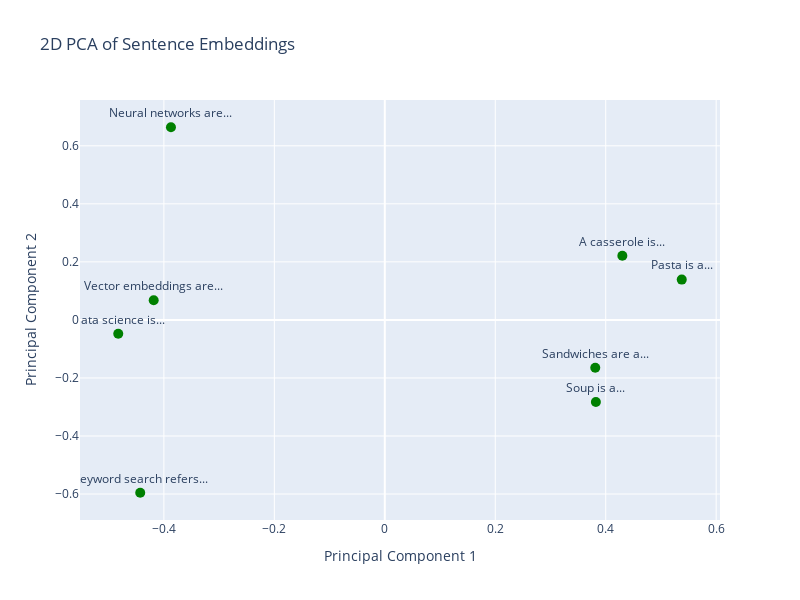
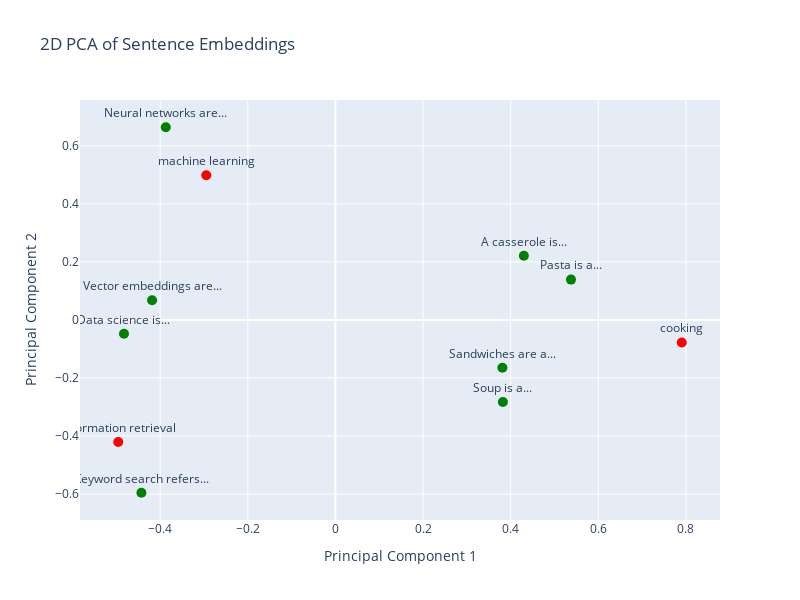
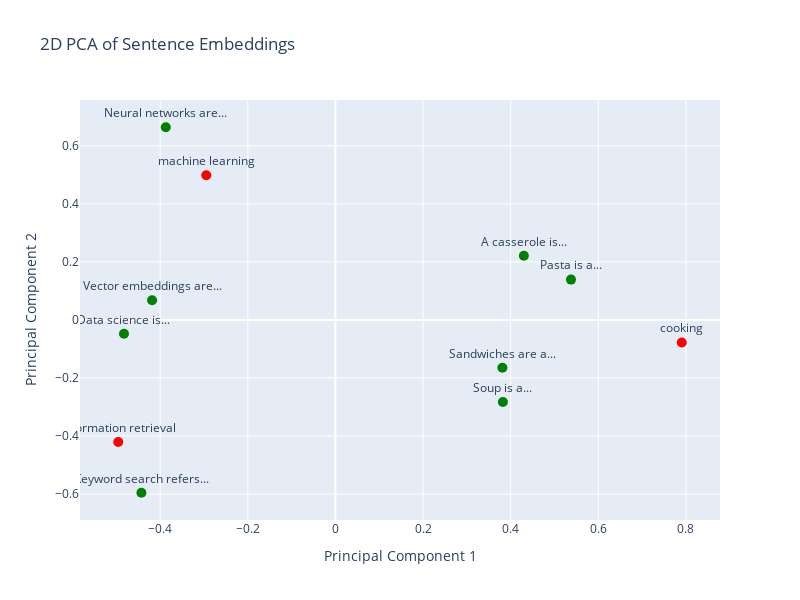

Notebook code cell kept with these figures, in order:
### Markdown cell above
Visualizing documents and queries in one space uncovers semantic relations.

Each query is closests to its most relevant documents.

### Code cell
plots(
    [
        (documents, embed(documents), "green"),
        (queries, embed(queries), "red"),
    ]
)

### Figure 1 — Plotly figure (JSON) as saved in the notebook; plotly's stock layout.template omitted (floating-point values rounded to 4 significant figures)
{"data": [{"marker": {"color": "green", "size": 10}, "mode": "markers+text", "text": ["Vector embeddings are...", "Keyword search refers...", "Sandwiches are a...", "Data science is...", "Neural networks are...", "Pasta is a...", "Soup is a...", "A casserole is..."], "textposition": "top center", "type": "scatter", "x": [-0.4185, -0.4428, 0.3811, -0.4826, -0.3872, 0.5377, 0.3822, 0.4301], "y": [0.06801, -0.5956, -0.165, -0.04795, 0.6639, 0.1388, -0.2831, 0.221]}], "layout": {"height": 600, "showlegend": false, "title": {"text": "2D PCA of Sentence Embeddings"}, "width": 800, "xaxis": {"title": {"text": "Principal Component 1"}}, "yaxis": {"title": {"text": "Principal Component 2"}}}}

### Figure 2 — Plotly figure (JSON) as saved in the notebook; plotly's stock layout.template omitted (floating-point values rounded to 4 significant figures)
{"data": [{"marker": {"color": "green", "size": 10}, "mode": "markers+text", "text": ["Vector embeddings are...", "Keyword search refers...", "Sandwiches are a...", "Data science is...", "Neural networks are...", "Pasta is a...", "Soup is a...", "A casserole is..."], "textposition": "top center", "type": "scatter", "x": [-0.4185, -0.4428, 0.3811, -0.4826, -0.3872, 0.5377, 0.3822, 0.4301], "y": [0.06801, -0.5956, -0.165, -0.04795, 0.6639, 0.1388, -0.2831, 0.221]}, {"marker": {"color": "red", "size": 10}, "mode": "markers+text", "text": ["information retrieval", "machine learning", "cooking"], "textposition": "top center", "type": "scatter", "x": [-0.4957, -0.2948, 0.7905], "y": [-0.4207, 0.4986, -0.0779]}], "layout": {"height": 600, "showlegend": false, "title": {"text": "2D PCA of Sentence Embeddings"}, "width": 800, "xaxis": {"title": {"text": "Principal Component 1"}}, "yaxis": {"title": {"text": "Principal Component 2"}}}}

### Figure 3 — Plotly figure (JSON) as saved in the notebook; plotly's stock layout.template omitted (floating-point values rounded to 4 significant figures)
{"data": [{"marker": {"color": "green", "size": 10}, "mode": "markers+text", "text": ["Vector embeddings are...", "Keyword search refers...", "Sandwiches are a...", "Data science is...", "Neural networks are...", "Pasta is a...", "Soup is a...", "A casserole is..."], "textposition": "top center", "type": "scatter", "x": [-0.4185, -0.4428, 0.3811, -0.4826, -0.3872, 0.5377, 0.3822, 0.4301], "y": [0.06801, -0.5956, -0.165, -0.04795, 0.6639, 0.1388, -0.2831, 0.221]}, {"marker": {"color": "red", "size": 10}, "mode": "markers+text", "text": ["information retrieval", "machine learning", "cooking"], "textposition": "top center", "type": "scatter", "x": [-0.4957, -0.2948, 0.7905], "y": [-0.4207, 0.4986, -0.0779]}], "layout": {"height": 600, "showlegend": false, "title": {"text": "2D PCA of Sentence Embeddings"}, "width": 800, "xaxis": {"title": {"text": "Principal Component 1"}}, "yaxis": {"title": {"text": "Principal Component 2"}}}}
